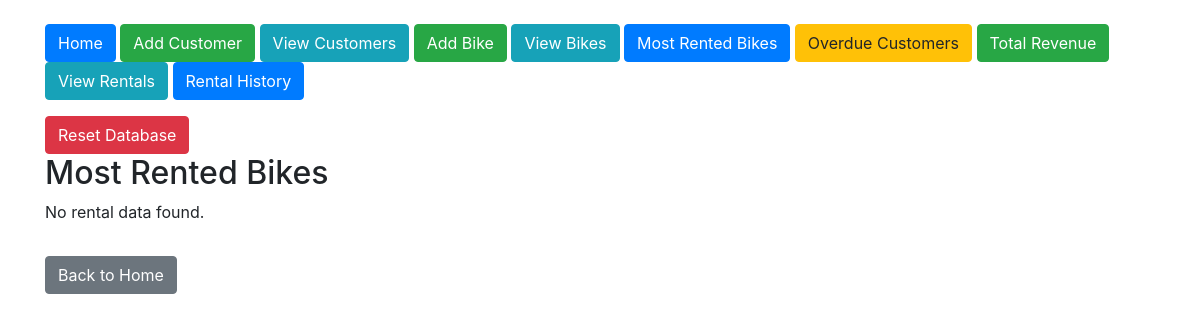
Page /most_rented_bikes on the earlier database version.
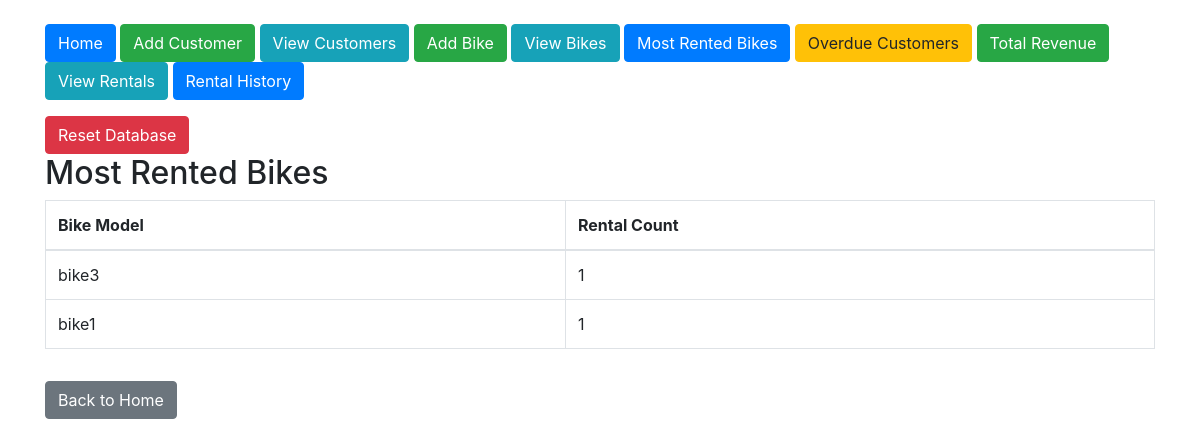
Same page on the later database version.
### tables this page shows
CREATE TABLE Bikes (
        bike_id INTEGER PRIMARY KEY AUTOINCREMENT,
        model TEXT NOT NULL,
        type TEXT NOT NULL CHECK (type IN ('road', 'mountain', 'hybrid')),
        availability_status BOOLEAN DEFAULT TRUE
    , price_per_hour REAL DEFAULT 0);

### app.py (the view)
@app.route('/most_rented_bikes')
def most_rented_bikes():
    conn = connect_db()
    cursor = conn.cursor()
    query = '''
    SELECT Bikes.model, COUNT(Rentals.bike_id) AS rental_count
    FROM Rentals
    JOIN Bikes ON Rentals.bike_id = Bikes.bike_id
    GROUP BY Bikes.model
    ORDER BY rental_count DESC
    LIMIT 5;
    '''
    cursor.execute(query)
    most_rented = cursor.fetchall()
    conn.close()
    return render_template('most_rented_bikes.html', most_rented=most_rented)

### app.py (called while the page is built)
def connect_db():
    conn = sqlite3.connect('bike_rental.db')
    conn.row_factory = sqlite3.Row  # Allows accessing columns by name
    return conn

### templates/most_rented_bikes.html
{% extends "layout.html" %}
{% block content %}
<h2>Most Rented Bikes</h2>
{% if most_rented %}
<table class="table table-bordered">
    <thead>
        <tr>
            <th>Bike Model</th>
            <th>Rental Count</th>
        </tr>
    </thead>
    <tbody>
        {% for bike in most_rented %}
        <tr>
            <td>{{ bike['model'] }}</td>
            <td>{{ bike['rental_count'] }}</td>
        </tr>
        {% endfor %}
    </tbody>
</table>
{% else %}
<p>No rental data found.</p>
{% endif %}
<a href="{{ url_for('index') }}" class="btn btn-secondary mt-3">Back to Home</a>
{% endblock %}

Differences in the rows shown:
added Bikes: model "bike3", rental_count "1"
now on this page (row unchanged): Bikes: model "bike1", rental_count "1"
Other differences:
text no longer shown: "No rental data found."
text now shown: "Bike Model Rental Count"
